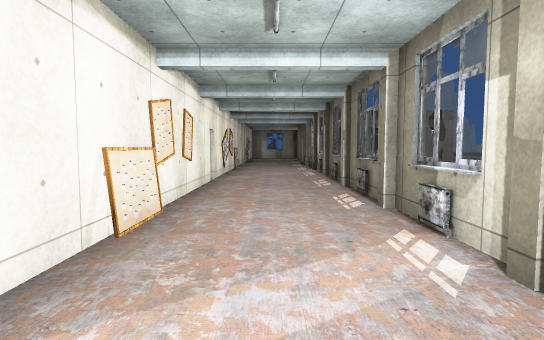
View 1 (above)

12 first-person views from a walk through a scene from a Unity 3-D project. The camera is 1.3 m above the floor, tilts 4° down and sees 80° across. Doors are open. The floor is counted in squares, 2 m on a side. Each view is taken from the middle of a square. On the plan, view 1 faces up. The plan holds only what a view shows up to about 10 squares ahead; the rest is blank. The place goes on beyond the plan. The player character is not drawn. Some surface patterns are stand-ins.

View 2
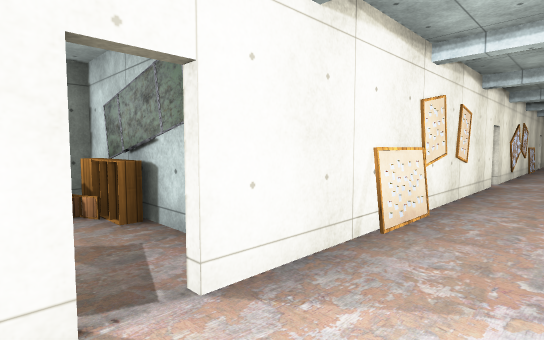

View 3
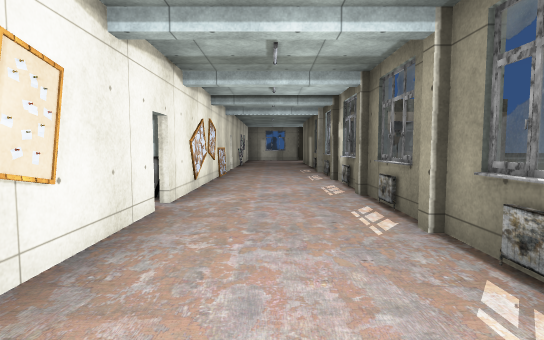

View 4
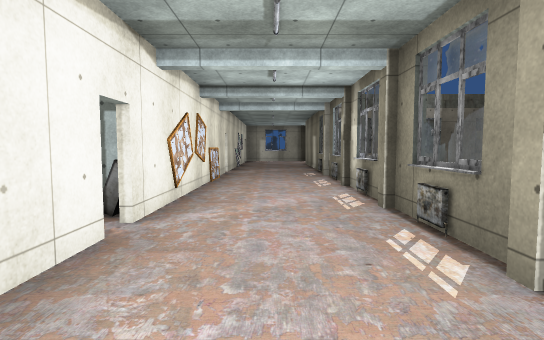

View 5
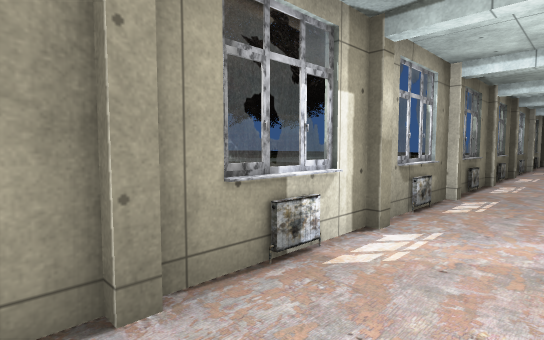

View 6
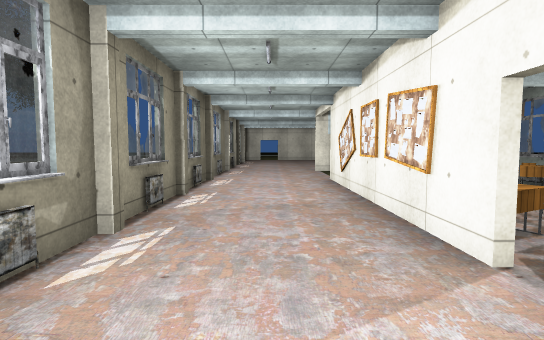

View 7
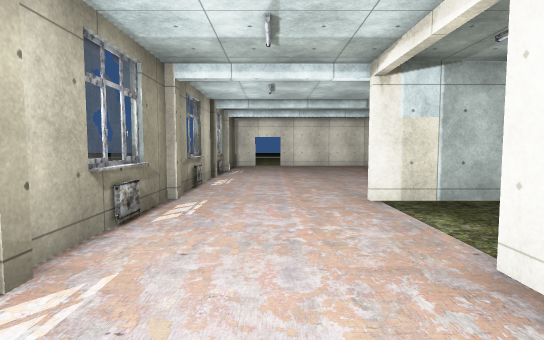

View 8
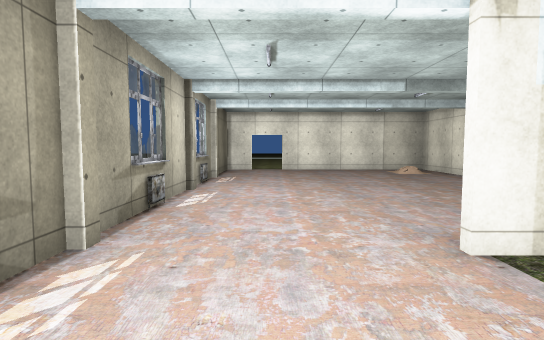

View 9
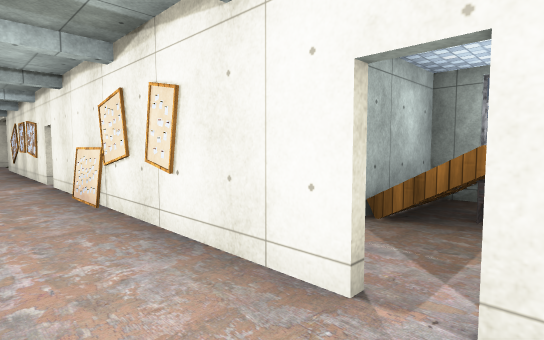

View 10
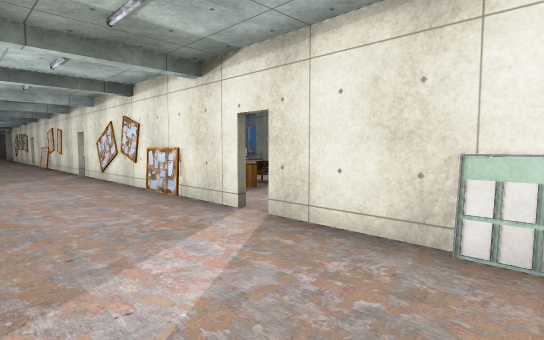

View 11
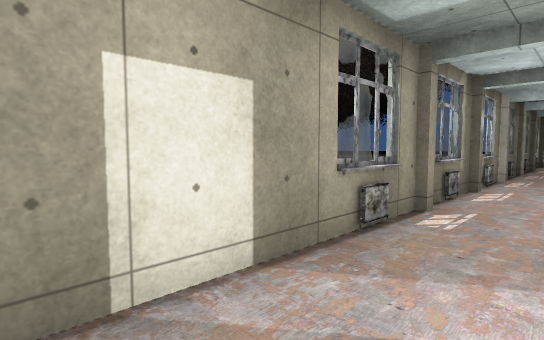

View 12
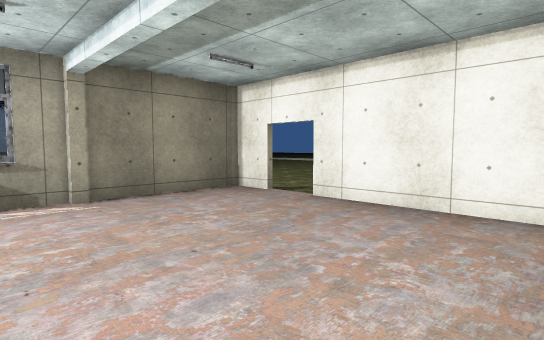

### Floor plan
Points are (right, up) in squares from view 1. A wall is a line through its corners. A room is listed if a view was taken in it or the views show most of it. See-through windows are left out.
Room 1 (views 1, 2, 7, 8)
walls: (-1.2, 0.4) (-1.2, -0.5); (1.3, -6.5) (1.3, 1.4); (-2.9, -6.9) (-1.1, -6.9); (-2.8, 1) (-3.5, 1); (-2.1, 1.3) (-3.5, 1.3)
ways out: opening at (0, 1) to room 2; open door at (-1, 0.5) to room 2; opening at (-0.5, -7) to room 3
objects: table (-2, 0); poster (-1, -3); poster (-1, -1)
Room 2 (views 3, 4, 5, 6, 9, 10, 11)
walls: (-1.2, 6.4) (-1.2, 0.8); (-1.2, 12.4) (-1.2, 6.8); (-1.2, 13.9) (-1.2, 12.8); (1.3, 1.4) (1.3, 14.9)
ways out: opening at (0, 1) to room 1; open door at (-1, 0.5) to room 1; opening at (-1.5, 14.5); opening at (1, 15); open door at (-1, 6.5); open door at (-1, 12.5)
objects: poster (-1, 3)
Room 3 (view 12)
walls: (1.3, -14.5) (1.3, -6.5); (-3.5, -14.5) (-0.3, -14.5)
ways out: opening at (-0.5, -7) to room 1; open door at (0, -14.5)

Positions as (right, up) in squares from view 1, and headings:
1: (0, 0), facing up
2: (0, 0), facing up-left
3: (0, 3), facing up
4: (0, 4), facing up
5: (0, 4), facing down-right
6: (0, 2), facing down
7: (0, -3), facing down
8: (0, -5), facing down
9: (0, 7), facing down-left
10: (1, 15), facing down-left
11: (0, 15), facing down-right
12: (-3, -11), facing down-right
